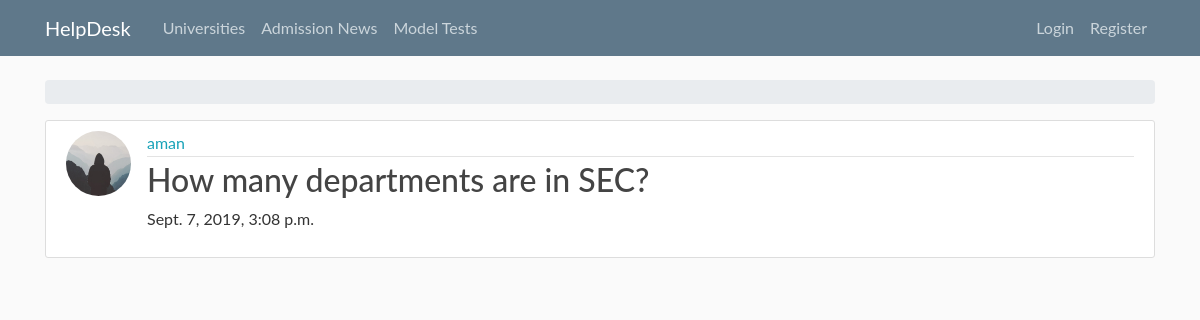
Screenshot of /admissionnews/discussions/ with the database file from the repository.
### admissionnews/models.py (models this page shows, shortened)
class Discussion(models.Model):
    title = models.CharField(max_length=512, default='')
    details = models.TextField(default='')
    date_posted = models.DateTimeField(default=timezone.now)
    user = models.ForeignKey(User, on_delete=models.CASCADE, related_name='Discussion')
    university = models.ForeignKey(University, on_delete=models.CASCADE)

### users/models.py (models this page shows, shortened)
class Profile(models.Model):
    user = models.OneToOneField(User, on_delete=models.CASCADE)
    dateOfBirth = models.DateField(null=True, blank=True)
    address = models.TextField(blank=True, null=True)
    fullName = models.CharField(max_length=100, blank=True, null=True)
    sscRollNo = models.IntegerField(unique=True, blank=True, null=True)
    sscRegiNo = models.IntegerField(unique=True, blank=True, null=True)
    sscGPA = models.FloatField(unique=True, blank=True, null=True)
    hscRollNo = models.IntegerField(unique=True, blank=True, null=True)
    hscGPA = models.FloatField(unique=True, blank=True, null=True)
    image = models.ImageField(default='default.jpg', upload_to='profile_pics', null=True)
    is_staff = models.BooleanField(default=False)

### admissionnews/views.py (the view)
# urls.py: path('discussions/', DiscussionListView.as_view(), name='discussion-list'),
class DiscussionListView(ListView):
    model = Discussion
    template = 'admissionnews/discussion_list.html'
    context_object_name = 'discussions'
    ordering = ['-date_posted']
    paginate_by = 5

### admissionnews/templates/admissionnews/discussion_list.html (shortened to what this page needs)
{% extends "home/base.html" %}
{% block content %}
<nav aria-label="breadcrumb">
    <ol class="breadcrumb">
    </ol>
</nav>
{% for discussion in discussions %}
<article class="media content-section">
    <img class="rounded-circle article-img" src="{{ discussion.user.profile.image.url }}">
    <div class="media-body">
        <div class="article-metadata">
            <a class="mr-2" href="#">{{ discussion.user.username }}</a>
        </div>
        <h2><a class="article-title" href="{% url 'discussion-detail' discussion.id %}">{{ discussion.title }}</a></h2>
        <p class="article-content">{{ discussion.date_posted }}</p>
    </div>
</article>
{% endfor %}
{% endblock content %}

### home/static/home/main.css (style rules this page uses)
body { background: #fafafa; color: #333333; margin-top: 5rem; }
h1, h2, h3, h4, h5, h6 { color: #444444; }
.content-section { background: #ffffff; padding: 10px 20px; border: 1px solid #dddddd; border-radius: 3px; margin-bottom: 20px; }
.article-title { color: #444444; }
.article-content { white-space: pre-line; }
.article-img { height: 65px; width: 65px; margin-right: 16px; }
.article-metadata { padding-bottom: 1px; margin-bottom: 4px; border-bottom: 1px solid #e3e3e3 }
body { font-family: "ptsans", "Lato", "Helvetica Neue", Helvetica, Arial, sans-serif; }
a { color: #17a2b8; }

### rows the page displays
Discussion: user.profile.image (placeholder picture), user.username "aman", title "How many departments are in SEC?", date_posted "Sept. 7, 2019, 3:08 p.m."
